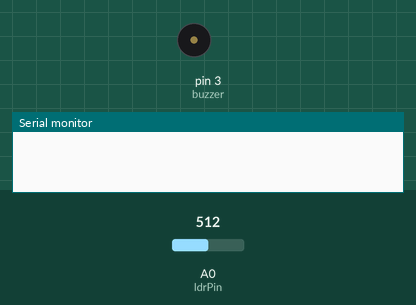
This sketch was run on a simulated Arduino Uno, built with avr-gcc and run on an emulated ATmega328P. On the bench: buzzer (waves = sounding, pin HIGH), the last lines printed to the serial monitor. Inputs (shaded band) come from the test bench; at power-on: A0 (ldrPin) = 512.

Above: at 1.2 s.
1.3 s: A0 (ldrPin) set to 989
2.8 s: A0 (ldrPin) set to 1010
At 3.1 s:
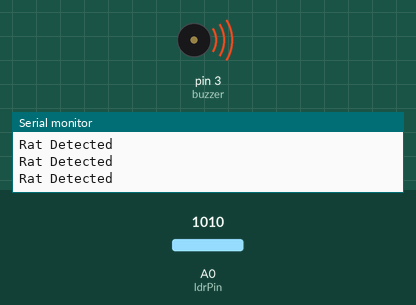
4.3 s: A0 (ldrPin) set to 990
At 5.6 s:
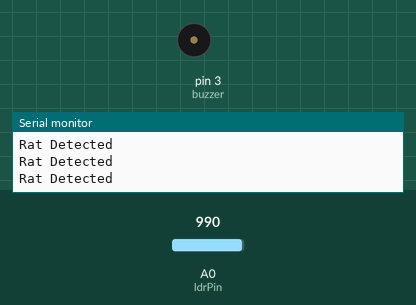
Timing chart, 0 to 7.3 s (numbered marks = the images above; inputs shaded):
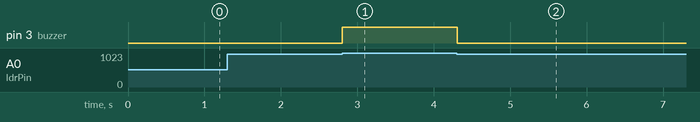

Measured:
- the behaviour switches between 1000 and 1001 on A0 (ldrPin) (found by bisection; images 0 and 1)
- after the input at 1.3 s, every drawn part: stays the same
- after the input at 2.8 s, pin 3 (buzzer): LOW → HIGH at once
- after the input at 4.3 s, pin 3 (buzzer): HIGH → LOW at once

The sketch:

rat_detector.ino
```cpp
int ldrPin = A0;
int buzzer = 3;

void setup()
{
  Serial.begin(9600);
  pinMode(ldrPin,INPUT);
  pinMode(buzzer,OUTPUT);
}

void loop()
{
  int ldrValue = analogRead(ldrPin);
  //Serial.print("LDR Value:");
  //Serial.println(ldrValue);
  if (ldrValue > 1000)
  {
    Serial.println("Rat Detected");
    digitalWrite(buzzer,HIGH);
  }
  else
  {
    digitalWrite(buzzer,LOW);
  }
}
```
